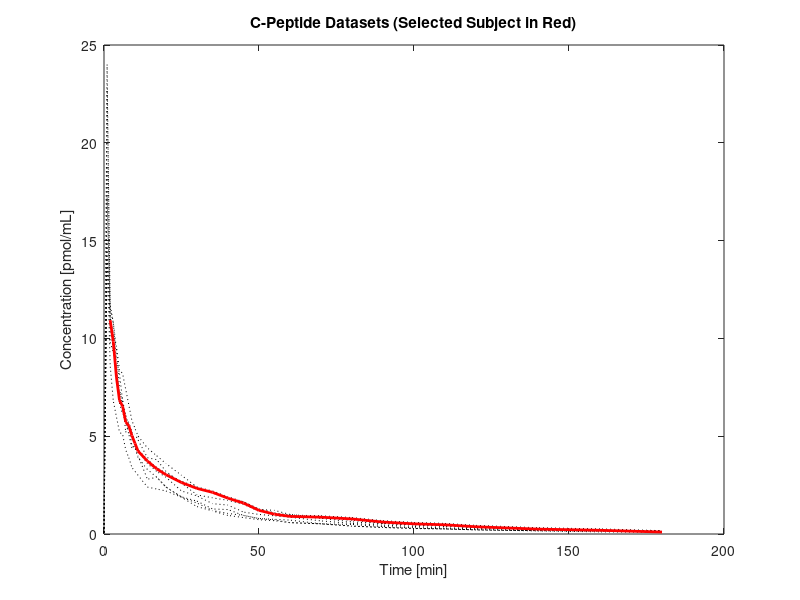

MATLAB code to generate this figure: (Note: this script raises an error after producing the figure.)
%% INPUT-OUTPUT MODEL ESTIMATION: C-PEPTIDE KINETICS IN 7 SUBJECTS
% This script evaluates single-, bi-, and tri-compartmental pharmacokinetic 
% models using Ordinary Least Squares (LS) and Weighted Least Squares (WLS), 
% followed by population analysis (NAD, NPD, STS).

clc; clear; close all;

%% =========================================================================
% 1. DATA IMPORTATION AND PREPROCESSING
% =========================================================================
fprintf('Loading and preprocessing subject data...\n');

% Load data files for all 7 subjects
% Note: Ensure that 'DatiCPsog1.dat' through '7.dat' are in the current MATLAB folder.
[t1, conc1] = textread('DatiCPsog1.dat', '%d%f', 'headerlines', 4, 'delimiter', 't');
[t2, conc2] = textread('DatiCPsog2.dat', '%d%f', 'headerlines', 4, 'delimiter', 't');
[t3, conc3] = textread('DatiCPsog3.dat', '%d%f', 'headerlines', 4, 'delimiter', 't');
[t4, conc4] = textread('DatiCPsog4.dat', '%d%f', 'headerlines', 4, 'delimiter', 't');
[t5, conc5] = textread('DatiCPsog5.dat', '%d%f', 'headerlines', 4, 'delimiter', 't');
[t6, conc6] = textread('DatiCPsog6.dat', '%d%f', 'headerlines', 4, 'delimiter', 't');
[t7, conc7] = textread('DatiCPsog7.dat', '%d%f', 'headerlines', 4, 'delimiter', 't');

d = 49650;  % Administered dose of synthetic C-peptide [pmol]
CV = 0.04;  % Coefficient of variation for measurement error

% Prompt user to select a subject for individual analysis
subject = input('Enter patient number to process data (1-7): ');
num_str = num2str(subject);
filename = strcat('DatiCPsog', num_str, '.dat');
disp(['Selected file: ', filename]);

[t, conc] = textread(filename, '%d%f', 'headerlines', 4, 'delimiter', 't');

% Baseline subtraction and cleaning for the selected subject
basale = conc(1);
conc = conc - basale;
conc(1:2) = [];
t(1:2) = [];

% Plot individual data against all subjects
figure('Name', 'C-Peptide Dataset Comparison');
plot(t1, conc1, 'k:'); hold on;
plot(t2, conc2, 'k:');
plot(t3, conc3, 'k:');
plot(t4, conc4, 'k:');
plot(t5, conc5, 'k:');
plot(t6, conc6, 'k:');
plot(t7, conc7, 'k:');
plot(t, conc, 'r-', 'LineWidth', 2);
title('C-Peptide Datasets (Selected Subject in Red)');
xlabel('Time [min]'); ylabel('Concentration [pmol/mL]');

%% =========================================================================
% 2. INITIAL PARAMETER ESTIMATION & ERROR VARIANCE SETUP
% =========================================================================
sigma = CV * (conc + basale);  % Standard deviation including baseline
sigma2 = sigma .^ 2;
SIGMA_V = diag(sigma2);        % Measurement error covariance matrix

% Initial guesses for mono-, bi-, and tri-exponential models
p0_mon = [10, 0.05];
p0_bi = [8, 0.05, 2, 0.025];
p0_tri = [8, 0.05, 2, 0.025, 1, 0.015];

options = optimset('Display', 'Off');

%% =========================================================================
% 3. WEIGHTED LEAST SQUARES (WLS) ESTIMATION (SELECTED SUBJECT)
% =========================================================================
fprintf('Executing WLS Estimation for Subject %d...\n', subject);

w = sigma; % Pass standard deviation as weights for lsqnonlin

% Bi-exponential WLS Model (typically optimal for C-peptide kinetics)
[phat2_wls, resnorm2_wls, residual2_wls, ~, ~, ~, S2_wls] = ...
    lsqnonlin(@(p) residui(p, conc, t, w), p0_bi, [], [], options);

ypesato_2 = phat2_wls(1) * exp(-phat2_wls(2) * t) + phat2_wls(3) * exp(-phat2_wls(4) * t);

figure('Name', 'Bi-exponential WLS Fit');
subplot(1, 2, 1);
plot(t, conc, 'bo', t, ypesato_2, 'r-', 'LineWidth', 1.5); grid on;
title('Bi-exponential WLS Fit (Natural Scale)');
xlabel('Time [min]'); ylabel('Concentration [pmol/mL]');
legend('Data', 'WLS Fit');

subplot(1, 2, 2);
plot(t, log(conc), 'bo', t, log(ypesato_2), 'r-', 'LineWidth', 1.5); grid on;
title('Bi-exponential WLS Fit (Semilog Scale)');
xlabel('Time [min]'); ylabel('log(Concentration)');
legend('Data', 'WLS Fit');

SIGMA_p_wls = full(inv(S2_wls' * inv(SIGMA_V) * S2_wls));
CV_p_wls = 100 * (sqrt(diag(SIGMA_p_wls)) ./ phat2_wls');
fprintf('Parameter CVs for Bi-exponential WLS model: \n');
disp(CV_p_wls);

%% =========================================================================
% 4. POPULATION ANALYSIS APPROACHES (NAD, NPD, STS)
% =========================================================================
fprintf('Running Population Models (NAD, NPD, STS)...\n');

% Store baseline values for all 7 subjects
basali = [conc1(1), conc2(1), conc3(1), conc4(1), conc5(1), conc6(1), conc7(1)];

% Clean and preprocess all subjects for population analysis
all_conc = [conc1, conc2, conc3, conc4, conc5, conc6, conc7];
for s = 1:7
    all_conc(:, s) = all_conc(:, s) - basali(s);
end
all_conc(1:2, :) = [];
t_pop = t1; 
t_pop(1:2) = [];

% 4.1 Naive Averaged Data (NAD)
conc_nad = mean(all_conc, 2);
sigma_nad = CV * (conc_nad + mean(basali));
w_nad = sigma_nad;
SIGMA_V_nad = diag(sigma_nad .^ 2);

[phat_nad, ~, ~, ~, ~, ~, S_nad] = ...
    lsqnonlin(@(p) residui(p, conc_nad, t_pop, w_nad), p0_bi, [], [], options);

% 4.2 Naive Pooled Data (NPD)
conc_npd = all_conc(:);
t_npd = repmat(t_pop, [7, 1]);
sigma_npd = CV * (conc_npd + mean(basali));
w_npd = sigma_npd;
SIGMA_V_npd = diag(sigma_npd .^ 2);

[phat_npd, ~, ~, ~, ~, ~, S_npd] = ...
    lsqnonlin(@(p) residui(p, conc_npd, t_npd, w_npd), p0_bi, [], [], options);

% 4.3 Standard Two-Stages (STS)
phat_sts = zeros(4, 7);
for s = 1:7
    sub_conc = all_conc(:, s);
    sig_sub = CV * (sub_conc + basali(s));
    [phat_sts(:, s), ~, ~, ~, ~, ~, ~] = ...
        lsqnonlin(@(p) residui(p, sub_conc, t_pop, sig_sub), p0_bi, [], [], options);
end
phat_sts_mean = mean(phat_sts, 2)';
omega = cov(phat_sts'); % Inter-individual variability matrix

fprintf('Population Estimation Complete.\n');
fprintf('STS Mean Parameters [A1, alpha1, A2, alpha2]:\n');
disp(phat_sts_mean);

fprintf('All Population and Individual Estimations Executed Successfully!\n');
